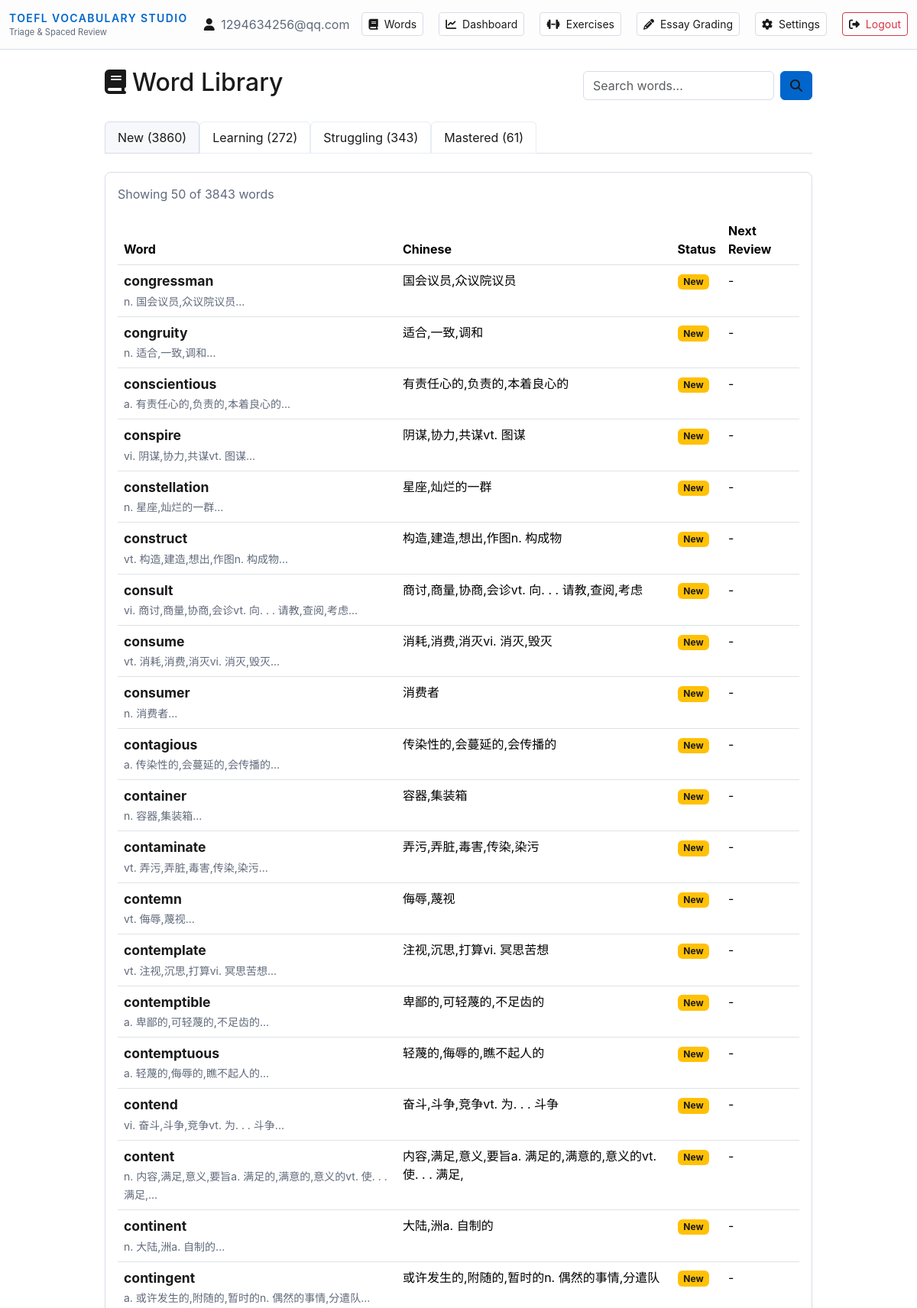
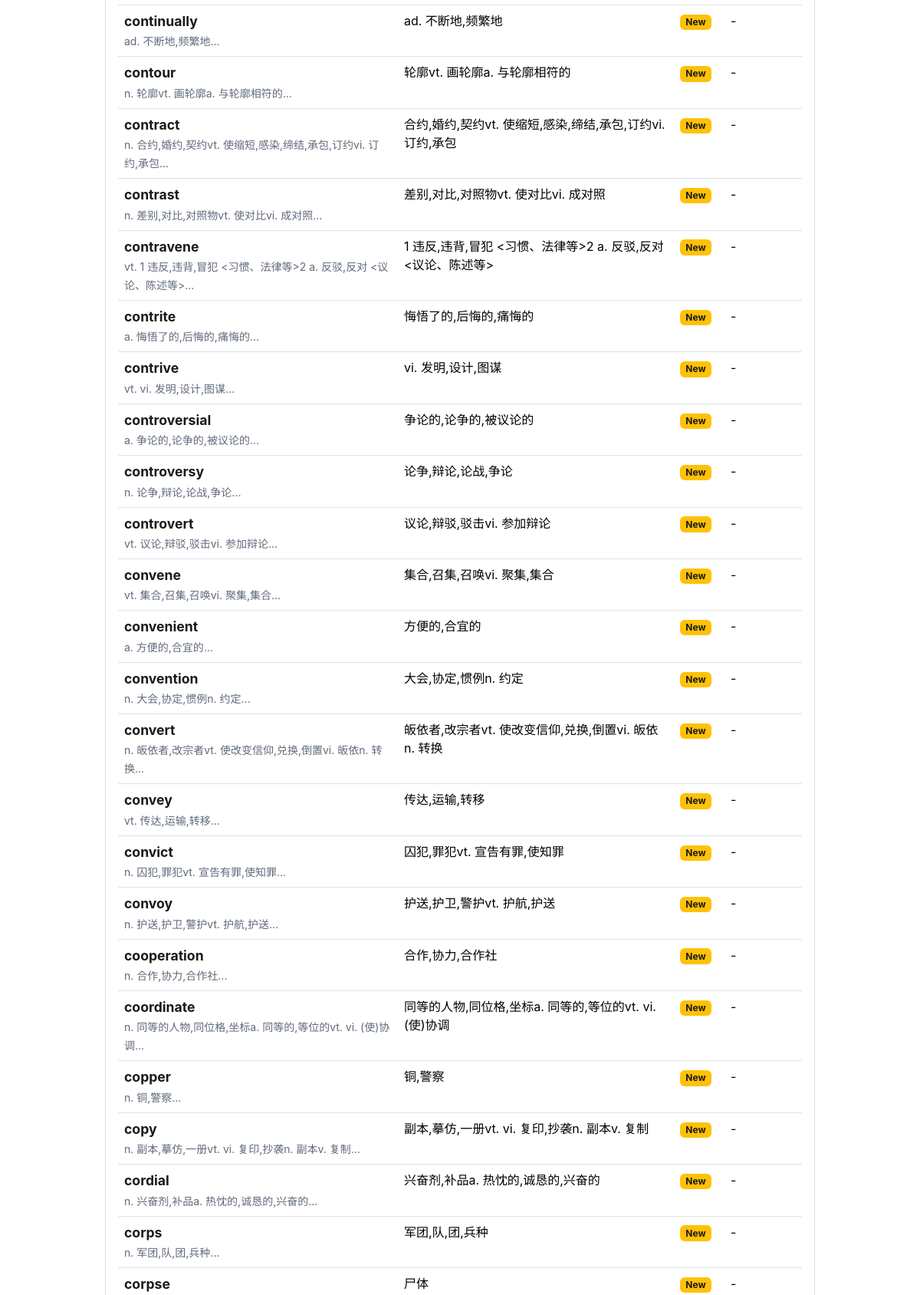
The page /words (signed in, upper part) on the database its author committed (2 pictures, top to bottom).
### models.py (models this page shows, shortened)
class User(db.Model):
    __tablename__ = 'users'
    id = db.Column(db.Integer, primary_key=True, index=True)
    email = db.Column(db.String(255), unique=True, index=True, nullable=False)
    password_hash = db.Column(db.String(255), nullable=False)
    daily_goal = db.Column(db.Integer, default=20, nullable=False)
    created_at = db.Column(db.DateTime(timezone=True), default=utcnow, nullable=False)
    words = db.relationship('UserWord', back_populates='user', cascade='all, delete-orphan')
    reviews = db.relationship('ReviewLog', back_populates='user', cascade='all, delete-orphan')

class Word(db.Model):
    __tablename__ = 'words'
    id = db.Column(db.Integer, primary_key=True, index=True)
    lemma = db.Column(db.String(255), unique=True, index=True, nullable=False)
    definition = db.Column(db.Text, nullable=False)
    example = db.Column(db.Text, nullable=False)
    cn_gloss = db.Column(db.String(255), nullable=True)
    pronunciation_audio_url = db.Column(db.String(500), nullable=True)
    pronunciation_pitfall_cn = db.Column(db.Text, nullable=True)
    user_words = db.relationship('UserWord', back_populates='word', cascade='all, delete-orphan')
    reviews = db.relationship('ReviewLog', back_populates='word', cascade='all, delete-orphan')

### app.py (the view)
@app.route('/words')
@login_required
def browse_words():
    user = get_current_user()
    if not user:
        return redirect(url_for('login'))
    category = request.args.get('category', 'new')
    page = request.args.get('page', 1, type=int)
    per_page = 50
    offset = (page - 1) * per_page
    words, total_count = get_words_by_mastery(user.id, category, limit=per_page, offset=offset)
    total_pages = (total_count + per_page - 1) // per_page
    breakdown = get_mastery_breakdown(user.id)
    enriched_words = []
    for word in words:
        user_word = UserWord.query.filter_by(user_id=user.id, word_id=word.id).first()
        enriched_words.append({
            'word': word,
            'user_word': user_word
        })
    return render_template(
        'words.html',
        enriched_words=enriched_words,
        category=category,
        page=page,
        total_pages=total_pages,
        total_count=total_count,
        breakdown=breakdown
    )

### app.py (called while the page is built)
@app.before_request
def _assign_request_id():
    rid = request.headers.get("X-Request-Id") or request.headers.get("CF-Ray") or uuid4().hex[:12]
    g.request_id = rid
    g._request_start = time.monotonic()

@app.after_request
def _log_request(response):
    start = getattr(g, "_request_start", None)
    if start is not None:
        elapsed_ms = int((time.monotonic() - start) * 1000)
        current_app.logger.info("%s %s -> %s (%sms)", request.method, request.path, response.status_code, elapsed_ms)
    response.headers["X-Request-Id"] = getattr(g, "request_id", "-")
    return response

### utils.py (called while the page is built, shortened)
def login_required(f):
    @wraps(f)
    def decorated_function(*args, **kwargs):
        if 'user_id' not in session:
            flash('Please log in to access this page.', 'warning')
            return redirect(url_for('login'))
        return f(*args, **kwargs)
    return decorated_function

def get_current_user():
    user_id = session.get('user_id')
    if user_id:
        return User.query.get(user_id)
    return None

def get_words_by_mastery(user_id: int, category: str, limit: int = 100, offset: int = 0):
    if category == 'new':
        results = db.session.query(Word).outerjoin(
            UserWord,
            (UserWord.word_id == Word.id) & (UserWord.user_id == user_id)
        ).filter(
            UserWord.id.is_(None)
        ).order_by(Word.id).limit(limit).offset(offset).all()
        count = db.session.query(func.count(Word.id)).outerjoin(
            UserWord,
            (UserWord.word_id == Word.id) & (UserWord.user_id == user_id)
        ).filter(UserWord.id.is_(None)).scalar()
    return results, count or 0

### templates/words.html (shortened to what this page needs)
{% extends "base.html" %}
{% block content %}
<div class="row justify-content-center">
    <div class="col-lg-10">
        <div class="d-flex justify-content-between align-items-center mb-4">
            <h2><i class="fas fa-book me-2"></i>Word Library</h2>
            <form action="{{ url_for('search') }}" method="GET" class="d-flex" style="width: 300px;">
                <input type="text" name="q" class="form-control me-2" placeholder="Search words..." required>
                <button type="submit" class="btn btn-primary">
                    <i class="fas fa-search"></i>
                </button>
            </form>
        </div>
        <ul class="nav nav-tabs mb-4 word-tabs">
            <li class="nav-item">
                <a class="nav-link {% if category == 'new' %}active{% endif %}"
                   href="{{ url_for('browse_words', category='new') }}">
                    New ({{ breakdown.new }})
                </a>
            </li>
            <li class="nav-item">
                <a class="nav-link {% if category == 'learning' %}active{% endif %}"
                   href="{{ url_for('browse_words', category='learning') }}">
                    Learning ({{ breakdown.learning }})
                </a>
            </li>
            <li class="nav-item">
                <a class="nav-link {% if category == 'struggling' %}active{% endif %}"
                   href="{{ url_for('browse_words', category='struggling') }}">
                    Struggling ({{ breakdown.struggling }})
                </a>
            </li>
            <li class="nav-item">
                <a class="nav-link {% if category == 'mastered' %}active{% endif %}"
                   href="{{ url_for('browse_words', category='mastered') }}">
                    Mastered ({{ breakdown.mastered }})
                </a>
            </li>
        </ul>
        <div class="card p-3">
            <p class="text-muted mb-3">Showing {{ enriched_words|length }} of {{ total_count }} words</p>
            {% if enriched_words %}
            <div class="table-responsive">
                <table class="table table-hover word-table">
                    <thead>
                        <tr>
                            <th>Word</th>
                            <th>Chinese</th>
                            <th>Status</th>
                            <th>Next Review</th>
                        </tr>
                    </thead>
                    <tbody>
                        {% for item in enriched_words %}
                        <tr>
                            <td>
                                <strong style="font-size: 1.1rem;">{{ item.word.lemma }}</strong>
                                <br>
                                <small class="text-muted">{{ item.word.definition[:80] }}...</small>
                            </td>
                            <td>{{ item.word.cn_gloss or '-' }}</td>
                            <td>
                                {% if item.user_word %}
                                    <span class="badge bg-info">Rep: {{ item.user_word.repetitions }}</span>
                                    <span class="badge bg-secondary">EF: {{ item.user_word.easiness|round(2) }}</span>
                                {% else %}
                                    <span class="badge bg-warning">New</span>
                                {% endif %}
                            </td>
                            <td>
                                {% if item.user_word %}
                                    {{ item.user_word.next_due.strftime('%m/%d %H:%M') if item.user_word.next_due else '-' }}
                                {% else %}
                                    -
                                {% endif %}
                            </td>
                        </tr>
                        {% endfor %}
                    </tbody>
                </table>
            </div>
            {% else %}
            <div class="text-center py-5">
                <i class="fas fa-inbox fa-3x text-muted mb-3"></i>
                <p class="text-muted">No words in this category yet.</p>
            </div>
            {% endif %}
        </div>
    </div>
</div>
{% endblock %}

### templates/base.html (shortened to what this page needs)
<!DOCTYPE html>
<html lang="en">
<head>
    <link href="https://cdn.jsdelivr.net/npm/bootstrap@5.3.2/dist/css/bootstrap.min.css" rel="stylesheet">
    <link href="https://cdnjs.cloudflare.com/ajax/libs/font-awesome/6.4.0/css/all.min.css" rel="stylesheet">
    <link rel="stylesheet" href="{{ url_for('static', filename='css/unfamiliar_words.css') }}">
</head>
<body>
    <nav class="navbar navbar-light">
        <div class="container-fluid">
            <a class="navbar-brand d-flex flex-column" href="{{ url_for('index') }}">
                <span class="brand-text">TOEFL Vocabulary Studio</span>
                <small class="text-muted" style="font-size: 0.7rem;">Triage & Spaced Review</small>
            </a>
            <div class="d-flex align-items-center gap-3">
                {% if session.user_id %}
                    <span class="text-muted">
                        <i class="fas fa-user me-1"></i>
                        {{ session.user_email }}
                    </span>
                    <a href="{{ url_for('browse_words') }}" class="btn btn-sm btn-outline-light me-1">
                        <i class="fas fa-book me-1"></i> Words
                    </a>
                    <a href="{{ url_for('main_dashboard') }}" class="btn btn-sm btn-outline-light me-1">
                        <i class="fas fa-chart-line me-1"></i> Dashboard
                    </a>
                    <a href="{{ url_for('exercises_hub') }}" class="btn btn-sm btn-outline-light me-1">
                        <i class="fas fa-dumbbell me-1"></i> Exercises
                    </a>
                    <a href="{{ url_for('essay_grading_home') }}" class="btn btn-sm btn-outline-light me-1">
                        <i class="fas fa-pencil-alt me-1"></i> Essay Grading
                    </a>
                    <a href="{{ url_for('settings') }}" class="btn btn-sm btn-outline-light me-1">
                        <i class="fas fa-cog me-1"></i> Settings
                    </a>
                    <a href="{{ url_for('logout') }}" class="btn btn-sm btn-outline-danger">
                        <i class="fas fa-sign-out-alt me-1"></i> Logout
                    </a>
                {% else %}
                    <a href="{{ url_for('login') }}" class="btn btn-sm btn-outline-light">Login</a>
                    <a href="{{ url_for('register') }}" class="btn btn-sm btn-primary">Register</a>
                {% endif %}
            </div>
        </div>
    </nav>
    <main class="container my-4">
        {% block content %}{% endblock %}
    </main>
</body>
</html>

### static/css/unfamiliar_words.css (style rules this page uses)
.word-selectable { cursor: text; user-select: text; }

### templates/base.html (style rules this page uses)
:root { --toefl-bg: #ffffff; --toefl-text: #1a1a1a; --toefl-text-light: #606a7b; --toefl-border: #d7dde7; --toefl-border-light: #e7ecf5; --toefl-primary: #0066cc; --toefl-primary-hover: #0052a3; --toefl-success: #28a745; --toefl-danger: #dc3545; --toefl-warning: #ffc107; --toefl-info: #17a2b8; --toefl-highlight: #fff6cc; --toefl-highlight-blue: #e3f1ff; --toefl-highlight-green: #e6f8ee; --toefl-gray-bg: #f6f8fb; --toefl-nav-bg: #fdfdfd; --slate-900: #f4f7fb; --slate-800: #ecf0f8; --slate-700: #e2e7f3; --slate-400: #6f7d96; --slate-300: #8291aa; --slate-200: #c9d4e6; --slate-100: #1a1f2b; --slate-700-rgb: 226, 231, 243; --teal-500: #0d9488; --teal-400: #0ea5e9; --teal-300: #38bdf8; --teal-200: #bae6fd; --amber-400: #f59e0b; --amber-300: #fbbf24; --amber-200: #fde68a; --rose-400: #fb7185; --rose-300: #fda4af; --rose-200: #fecdd3; --emerald-400: #34d399; --emerald-300: #6ee7b7; --cyan-400: #22d3ee; --purple: #a855f7; --purple-300: #c4b5fd; --blue: #2563eb; --blue-300: #60a5fa; --green: #22c55e; --orange: #fb923c; --gray-300: #d1d5db; --gray-200: #e5e7eb; }
body { background: var(--toefl-bg); color: var(--toefl-text); min-height: 100vh; font-family: -apple-system, BlinkMacSystemFont, 'Segoe UI', Roboto, Oxygen, Ubuntu, Cantarell, sans-serif; }
.navbar { background: var(--toefl-nav-bg); border-bottom: 1px solid var(--toefl-border); }
.card { background: var(--toefl-bg); border: 1px solid var(--toefl-border); border-radius: 0.5rem; }
.btn-primary { background: var(--toefl-primary); border-color: var(--toefl-primary); color: white; font-weight: 600; }
.text-muted { color: var(--toefl-text-light) !important; }
.form-control, .form-select { background: var(--toefl-bg); border: 1px solid var(--toefl-border); color: var(--toefl-text); }
.brand-text { color: var(--toefl-primary); font-weight: 600; text-transform: uppercase; letter-spacing: 0.1em; font-size: 0.875rem; }
.card p, .card h1, .card h2, .card h3, .card h4, .card h5, .card h6, .card label, .card span, .card div { color: var(--toefl-text); }
p, h1, h2, h3, h4, h5, h6, label, span, div, li, td, th { color: var(--toefl-text); }
strong, b, em, i { color: var(--toefl-text); }
a:not(.btn) { color: var(--toefl-primary); }
.btn-outline-light { color: var(--toefl-text); border-color: var(--toefl-border); background: white; }
.btn-outline-danger { color: var(--toefl-danger); border-color: var(--toefl-danger); }

### templates/words.html (style rules this page uses)
.word-tabs .nav-link { color: var(--toefl-text); background: #ffffff; border-color: var(--toefl-border-light); }
.word-tabs .nav-link.active { color: var(--toefl-text); background: var(--toefl-gray-bg); border-color: var(--toefl-border); }
.word-table { color: var(--toefl-text); }

### rows shown on the page
User: user_email "1294634256@qq.com"
Word: word.lemma "congressman", word "n. 国会议员,众议院议员", word "国会议员,众议院议员"
Word: word.lemma "congruity", word "n. 适合,一致,调和", word "适合,一致,调和"
Word: word.lemma "conscientious", word "a. 有责任心的,负责的,本着良心的", word "有责任心的,负责的,本着良心的"
Word: word.lemma "conspire", word "vi. 阴谋,协力,共谋vt. 图谋", word "阴谋,协力,共谋vt. 图谋"
Word: word.lemma "constellation", word "n. 星座,灿烂的一群", word "星座,灿烂的一群"
Word: word.lemma "construct", word "vt. 构造,建造,想出,作图n. 构成物", word "构造,建造,想出,作图n. 构成物"
Word: word.lemma "consult", word "vi. 商讨,商量,协商,会诊vt. 向. . . 请教,查阅,考虑", word "商讨,商量,协商,会诊vt. 向. . . 请教,查阅,考虑"
Word: word.lemma "consume", word "vt. 消耗,消费,消灭vi. 消灭,毁灭", word "消耗,消费,消灭vi. 消灭,毁灭"
Word: word.lemma "consumer", word "n. 消费者", word "消费者"
Word: word.lemma "contagious", word "a. 传染性的,会蔓延的,会传播的", word "传染性的,会蔓延的,会传播的"
Word: word.lemma "container", word "n. 容器,集装箱", word "容器,集装箱"
Word: word.lemma "contaminate", word "vt. 弄污,弄脏,毒害,传染,染污", word "弄污,弄脏,毒害,传染,染污"
Word: word.lemma "contemn", word "vt. 侮辱,蔑视", word "侮辱,蔑视"
Word: word.lemma "contemplate", word "vt. 注视,沉思,打算vi. 冥思苦想", word "注视,沉思,打算vi. 冥思苦想"
Word: word.lemma "contemptible", word "a. 卑鄙的,可轻蔑的,不足齿的", word "卑鄙的,可轻蔑的,不足齿的"
Word: word.lemma "contemptuous", word "a. 轻蔑的,侮辱的,瞧不起人的", word "轻蔑的,侮辱的,瞧不起人的"
Word: word.lemma "contend", word "vi. 奋斗,斗争,竞争vt. 为. . . 斗争", word "奋斗,斗争,竞争vt. 为. . . 斗争"
Word: word.lemma "content", word "n. 内容,满足,意义,要旨a. 满足的,满意的,意义的vt. 使. . . 满足,", word "内容,满足,意义,要旨a. 满足的,满意的,意义的vt. 使. . . 满足,"
Word: word.lemma "continent", word "n. 大陆,洲a. 自制的", word "大陆,洲a. 自制的"
Word: word.lemma "contingent", word "a. 或许发生的,附随的,暂时的n. 偶然的事情,分遣队", word "或许发生的,附随的,暂时的n. 偶然的事情,分遣队"
Word: word.lemma "continually", word "ad. 不断地,频繁地", word "ad. 不断地,频繁地"
Word: word.lemma "contour", word "n. 轮廓vt. 画轮廓a. 与轮廓相符的", word "轮廓vt. 画轮廓a. 与轮廓相符的"
Word: word.lemma "contract", word "n. 合约,婚约,契约vt. 使缩短,感染,缔结,承包,订约vi. 订约,承包", word "合约,婚约,契约vt. 使缩短,感染,缔结,承包,订约vi. 订约,承包"
Word: word.lemma "contrast", word "n. 差别,对比,对照物vt. 使对比vi. 成对照", word "差别,对比,对照物vt. 使对比vi. 成对照"
Word: word.lemma "contravene", word "vt. 1 违反,违背,冒犯 <习惯、法律等>2 a. 反驳,反对 <议论、陈述等>", word "1 违反,违背,冒犯 <习惯、法律等>2 a. 反驳,反对 <议论、陈述等>"
Word: word.lemma "contrite", word "a. 悔悟了的,后悔的,痛悔的", word "悔悟了的,后悔的,痛悔的"
Word: word.lemma "contrive", word "vt. vi. 发明,设计,图谋", word "vi. 发明,设计,图谋"
Word: word.lemma "controversial", word "a. 争论的,论争的,被议论的", word "争论的,论争的,被议论的"
Word: word.lemma "controversy", word "n. 论争,辩论,论战,争论", word "论争,辩论,论战,争论"
Word: word.lemma "controvert", word "vt. 议论,辩驳,驳击vi. 参加辩论", word "议论,辩驳,驳击vi. 参加辩论"
Word: word.lemma "convene", word "vt. 集合,召集,召唤vi. 聚集,集合", word "集合,召集,召唤vi. 聚集,集合"
Word: word.lemma "convenient", word "a. 方便的,合宜的", word "方便的,合宜的"
Word: word.lemma "convention", word "n. 大会,协定,惯例n. 约定", word "大会,协定,惯例n. 约定"
Word: word.lemma "convert", word "n. 皈依者,改宗者vt. 使改变信仰,兑换,倒置vi. 皈依n. 转换", word "皈依者,改宗者vt. 使改变信仰,兑换,倒置vi. 皈依n. 转换"
Word: word.lemma "convey", word "vt. 传达,运输,转移", word "传达,运输,转移"
Word: word.lemma "convict", word "n. 囚犯,罪犯vt. 宣告有罪,使知罪", word "囚犯,罪犯vt. 宣告有罪,使知罪"
Word: word.lemma "convoy", word "n. 护送,护卫,警护vt. 护航,护送", word "护送,护卫,警护vt. 护航,护送"
Word: word.lemma "cooperation", word "n. 合作,协力,合作社", word "合作,协力,合作社"
Word: word.lemma "coordinate", word "n. 同等的人物,同位格,坐标a. 同等的,等位的vt. vi. (使)协调", word "同等的人物,同位格,坐标a. 同等的,等位的vt. vi. (使)协调"
Word: word.lemma "copper", word "n. 铜,警察", word "铜,警察"
Word: word.lemma "copy", word "n. 副本,摹仿,一册vt. vi. 复印,抄袭n. 副本v. 复制", word "副本,摹仿,一册vt. vi. 复印,抄袭n. 副本v. 复制"
Word: word.lemma "cordial", word "n. 兴奋剂,补品a. 热忱的,诚恳的,兴奋的", word "兴奋剂,补品a. 热忱的,诚恳的,兴奋的"
Word: word.lemma "corps", word "n. 军团,队,团,兵种", word "军团,队,团,兵种"
Word: word.lemma "corpse", word "尸体"

### other values the page prints
{{ breakdown.new }} "3860"
{{ breakdown.learning }} "272"
{{ breakdown.struggling }} "343"
{{ breakdown.mastered }} "61"
{{ enriched_words|length }} "50"
{{ total_count }} "3843"
